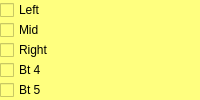
<?xml version="1.0" encoding="UTF-8"?>
<ui version="4.0">
 <class>ButtonsWidget</class>
 <widget class="QWidget" name="ButtonsWidget">
  <property name="sizePolicy">
   <sizepolicy hsizetype="Expanding" vsizetype="Expanding">
    <horstretch>0</horstretch>
    <verstretch>0</verstretch>
   </sizepolicy>
  </property>
  <property name="minimumSize">
   <size>
    <width>0</width>
    <height>90</height>
   </size>
  </property>
  <property name="styleSheet">
   <string notr="true">background-color: rgb(255, 255, 127);</string>
  </property>
  <layout class="QVBoxLayout" name="verticalLayout">
   <property name="spacing">
    <number>0</number>
   </property>
   <property name="margin">
    <number>0</number>
   </property>
   <item>
    <widget class="QCheckBox" name="lmb">
     <property name="sizePolicy">
      <sizepolicy hsizetype="Expanding" vsizetype="Fixed">
       <horstretch>0</horstretch>
       <verstretch>0</verstretch>
      </sizepolicy>
     </property>
     <property name="text">
      <string>Left</string>
     </property>
    </widget>
   </item>
   <item>
    <widget class="QCheckBox" name="mmb">
     <property name="sizePolicy">
      <sizepolicy hsizetype="Expanding" vsizetype="Fixed">
       <horstretch>0</horstretch>
       <verstretch>0</verstretch>
      </sizepolicy>
     </property>
     <property name="text">
      <string>Mid</string>
     </property>
    </widget>
   </item>
   <item>
    <widget class="QCheckBox" name="rmb">
     <property name="sizePolicy">
      <sizepolicy hsizetype="Expanding" vsizetype="Fixed">
       <horstretch>0</horstretch>
       <verstretch>0</verstretch>
      </sizepolicy>
     </property>
     <property name="text">
      <string>Right</string>
     </property>
    </widget>
   </item>
   <item>
    <widget class="QCheckBox" name="mb4">
     <property name="sizePolicy">
      <sizepolicy hsizetype="Expanding" vsizetype="Fixed">
       <horstretch>0</horstretch>
       <verstretch>0</verstretch>
      </sizepolicy>
     </property>
     <property name="text">
      <string>Bt 4</string>
     </property>
    </widget>
   </item>
   <item>
    <widget class="QCheckBox" name="mb5">
     <property name="sizePolicy">
      <sizepolicy hsizetype="Expanding" vsizetype="Fixed">
       <horstretch>0</horstretch>
       <verstretch>0</verstretch>
      </sizepolicy>
     </property>
     <property name="text">
      <string>Bt 5</string>
     </property>
    </widget>
   </item>
  </layout>
 </widget>
 <resources/>
 <connections/>
</ui>
